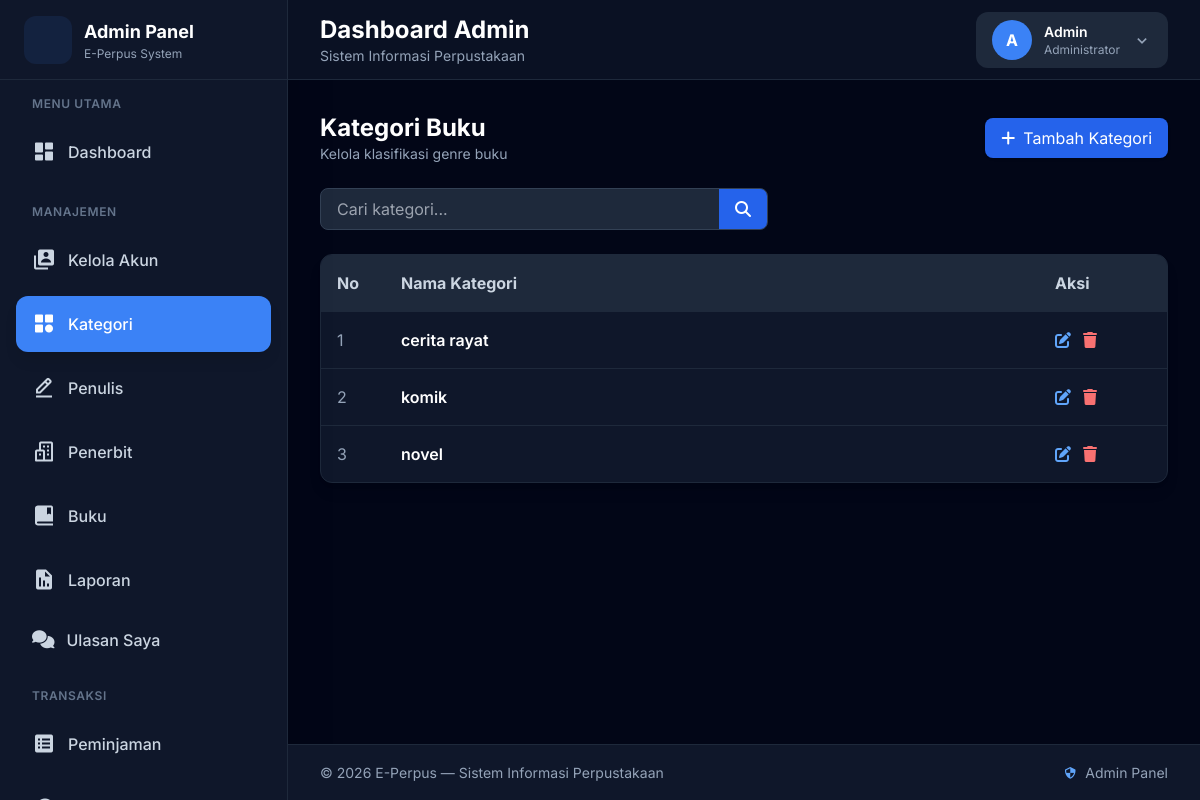
/admin/kategori/kategori.php (signed in), run on the app's committed database.
### tables this page shows
CREATE TABLE `kategori` (
  `id_kategori` int(11) NOT NULL,
  `nama_kategori` varchar(50) NOT NULL
);

### admin/kategori/kategori.php (the view, shortened to what this page needs)
<?php
include __DIR__ . "/../../config/koneksi.php";
include __DIR__ .  "/../../admin/layout/header.php";
?>
<link rel="stylesheet" href="https://cdnjs.cloudflare.com/ajax/libs/font-awesome/6.5.0/css/all.min.css">
<script src="https://cdn.tailwindcss.com"></script>
<?php
$search = isset($_GET['search']) ? mysqli_real_escape_string($conn, $_GET['search']) : '';
$sql = "SELECT * FROM kategori";
$sql .= " ORDER BY nama_kategori ASC";
$query = mysqli_query($conn, $sql);
?>
<div class="flex justify-between items-center mb-6">
    <div>
        <h1 class="text-2xl font-bold text-white">Kategori Buku</h1>
        <p class="text-slate-400 text-sm">Kelola klasifikasi genre buku</p>
    </div>
    <a href="tambah.php"
       class="bg-blue-600 hover:bg-blue-700 text-white px-4 py-2 rounded-lg shadow flex items-center gap-2">
        <i class="fa fa-plus"></i> Tambah Kategori
    </a>
</div>
<form method="GET" class="mb-6">
    <div class="flex bg-slate-800 border border-slate-700 rounded-lg overflow-hidden max-w-md">
        <input type="text"
               name="search"
               value="<?= htmlspecialchars($search) ?>"
               placeholder="Cari kategori..."
               class="w-full px-4 py-2 bg-transparent text-white outline-none">
        <button class="bg-blue-600 px-4 text-white">
            <i class="fa fa-search"></i>
        </button>
    </div>
</form>
<div class="bg-slate-900 border border-slate-800 rounded-xl overflow-hidden shadow-lg">
    <table class="w-full text-left text-white">
        <thead class="bg-slate-800 text-slate-300">
            <tr>
                <th class="p-4 w-16">No</th>
                <th class="p-4">Nama Kategori</th>
                <th class="p-4 w-32">Aksi</th>
            </tr>
        </thead>
        <tbody>
            <?php
            $no = 1;
            if (mysqli_num_rows($query) > 0) {
                while ($row = mysqli_fetch_assoc($query)):
            ?>
            <tr class="border-t border-slate-800 hover:bg-slate-800/50 transition">
                <td class="p-4 text-slate-400"><?= $no++; ?></td>
                <td class="p-4 font-semibold">
                    <?= htmlspecialchars($row['nama_kategori']); ?>
                </td>
                <td class="p-4 flex gap-3">
                    <a href="edit.php?id=<?= $row['id_kategori']; ?>"
                       class="text-blue-400 hover:text-blue-300">
                        <i class="fa fa-pen-to-square"></i>
                    </a>
                    <a href="#"
                       onclick="hapusKategori(<?= $row['id_kategori']; ?>)"
                       class="text-red-400 hover:text-red-300">
                        <i class="fa fa-trash"></i>
                    </a>
                </td>
            </tr>
            <?php endwhile; } ?>
        </tbody>
    </table>
</div>
<?php include __DIR__ .  "/../../admin/layout/footer.php"; ?>

### admin/layout/header.php (style rules this page uses)
body { font-family: 'Inter', sans-serif; }

### data on the page
kategori: nama_kategori "cerita rayat"
kategori: nama_kategori "komik"
kategori: nama_kategori "novel"

### other printed values
substr($_SESSION['nama'], 0, 1) "A"
$_SESSION['nama'] "Admin"
